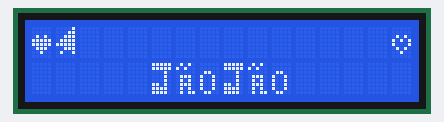
The sketch below on a simulated Arduino Uno, built with avr-gcc and run on an emulated ATmega328P. Shown: 16×2 character LCD.

Above: at 0.27 s.
At 0.97 s:
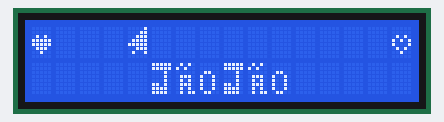
At 1.58 s:
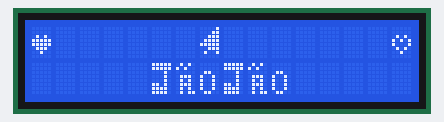
At 1.98 s:
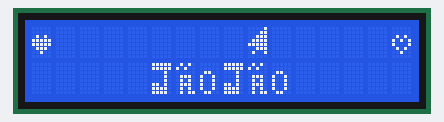
At 2.38 s:
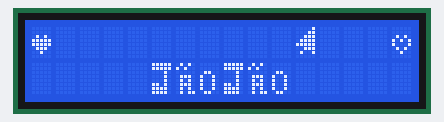
At 3.08 s:
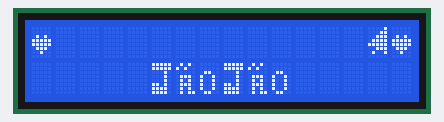

The sketch:

LCD_Bump_Heart.ino
```cpp
#include <LiquidCrystal.h>
LiquidCrystal lcd(12, 11, 5, 4, 3, 2);
int incomingByte, x, y;
String input = "";

// Create a set of new characters
byte smiley[8] = {
  B00000,
  B01010,
  B00000,
  B00000,
  B10001,
  B01110,
  B00000,
  B00000
};

byte heart_h[8] = {
  B00000,
  B00000,
  B01010,
  B10101,
  B10001,
  B01010,
  B00100,
  B00000
};
byte heart_f[8] = {
  B00000,
  B00000,
  B01010,
  B11111,
  B11111,
  B01110,
  B00100,
  B00000
};
byte ohm[8] = {
  B00000,
  B01110,
  B10001,
  B10001,
  B10001,
  B01010,
  B01010,
  B11011
};
byte rect[8] = {
  B11111,
  B10001,
  B10001,
  B10001,
  B10001,
  B10001,
  B10001,
  B11111
};
byte arrow_u[8] = {
  B00100,
  B01110,
  B11111,
  B00100,
  B00100,
  B00100,
  B00100,
  B00100
};
byte arrow_d[8] = {
  B00100,
  B00100,
  B00100,
  B00100,
  B00100,
  B11111,
  B01110,
  B00100
};
byte diamond[8] = {
  B00000,
  B00100,
  B01010,
  B10001,
  B01010,
  B00100,
  B00000,
  B00000
};
byte JChar[8] = {
  B11111,
  B11111,
  B00010,
  B00010,
  B00010,
  B11010,
  B11110,
  B11110
};
byte Atilde[8] = {
  B01010,
  B10100,
  B00000,
  B01110,
  B01010,
  B01110,
  B01010,
  B01011
};
byte Ochar[8] = {
  B00000,
  B00000,
  B01100,
  B10010,
  B10010,
  B10010,
  B10010,
  B01100
};
byte Telegram[] = {
  B00001,
  B00011,
  B00111,
  B01111,
  B11111,
  B00111,
  B01001,
  B00000
};
int z=1;

void setup(){

  lcd.begin(16,2);   // Initialize LCD 2x16


  lcd.createChar (0, heart_h);    // load  heart_h to memory 1
  lcd.createChar (1, heart_f);  // load heart_f to memory 2
  lcd.createChar (2, smiley);    // load smiley to memory 0
//  lcd.createChar (3, ohm);     // load  ohm to memory 3
 lcd.createChar (3, Telegram);     // load  ohm to memory 3
lcd.createChar (4, rect);     // load rect to memory 4
//  lcd.createChar (5, arrow_u);     // load arrow_u to memory 5
//  lcd.createChar (6, arrow_d);     // load arrow_d to memory 6
//  lcd.createChar (7, diamond);     // load diamond to memory 7
  lcd.createChar (5, JChar);     // load JChar to memory 7
  lcd.createChar (6, Atilde);     // load Atilde to memory 8
  lcd.createChar (7, Ochar);     // load Ochar to memory 9

lcd.clear();         //clear the screen
  //lcd.backlight(); // turn on back light
//  lcd.setCursor(0,0); //set cursor to upper left corner
//
//lcd.print(char(0));     //display a smiley
// lcd.print(char(1));    //display a  hollow heart
// lcd.print(char(2));    //display a  filled heart
// lcd.print(char(3));   //display a ohm
// lcd.print(char(4)); //display a rectangle
// lcd.print(char(5)); //display a arrow
// lcd.print(char(6)); //display a rectangle
// lcd.print(char(7)); //display a arrow
//lcd.print(char(8))/*J*/;lcd.print(char(9))/*a*/;lcd.print(char(10));/**/
//lcd.print(char(8))/*J*/;lcd.print(char(9))/*a*/;lcd.print(char(10));/**/

lcd.setCursor(5,1); //set cursor to bottom left second line


lcd.print(char(3));
}

void loop() {
lcd.clear();
lcd.setCursor(5,1);
lcd.print(char(5))/*J*/;lcd.print(char(6))/*a*/;lcd.print(char(7));/**/
lcd.print(char(5))/*J*/;lcd.print(char(6))/*a*/;lcd.print(char(7));/**/
lcd.setCursor(0,0);
lcd.print(char(1));
lcd.setCursor(15,0);
lcd.print(char(0));
lcd.setCursor(1,0);
lcd.print(char(3));
delay(400);
for (int tcursor=2;tcursor<=13;tcursor++){
  lcd.setCursor(tcursor-1,0);
  lcd.print(" ");
  lcd.setCursor(tcursor,0);
  lcd.print(char(3));
   delay(200);
}
lcd.setCursor(13,0);
lcd.print(" ");
lcd.setCursor(14,0);
lcd.print(char(3));
lcd.setCursor(15,0);
lcd.print(char(1));
delay(400);

}
```

Measured:
- by itself, everything shown: repeats every 3.2 s, in 14 steps
- what the display in image 5 shows lasts 0.4 s, from 2.9 s to 3.3 s
